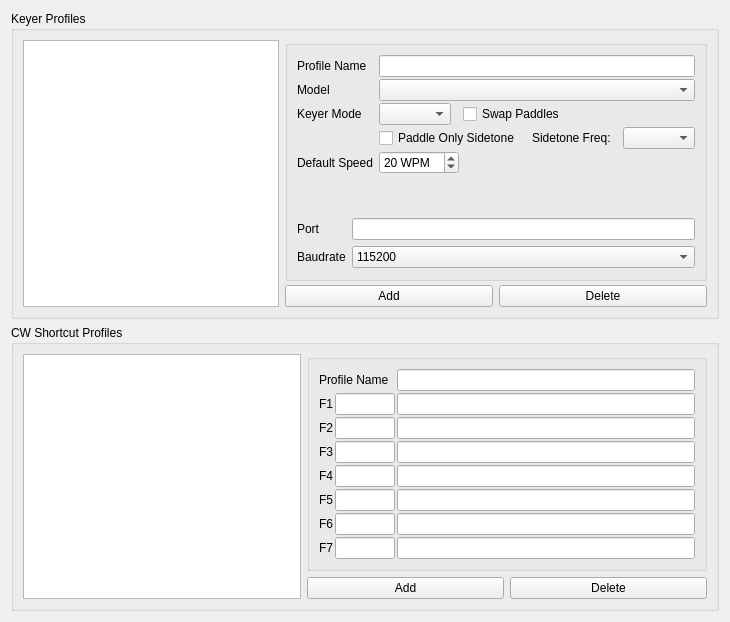
         <widget class="QWidget" name="cwTab">
          <attribute name="title">
           <string>CW Keyers</string>
          </attribute>
          <layout class="QVBoxLayout" name="verticalLayout_8">
           <item>
            <widget class="QGroupBox" name="cwProfileGroup">
             <property name="title">
              <string>Keyer Profiles</string>
             </property>
             <layout class="QGridLayout" name="gridLayout_8">
              <property name="horizontalSpacing">
               <number>6</number>
              </property>
              <property name="verticalSpacing">
               <number>2</number>
              </property>
              <item row="0" column="0" rowspan="3">
               <widget class="QListView" name="cwProfilesListView">
                <property name="focusPolicy">
                 <enum>Qt::NoFocus</enum>
                </property>
                <property name="contextMenuPolicy">
                 <enum>Qt::NoContextMenu</enum>
                </property>
                <property name="toolTip">
                 <string>List of all available CW Keyers</string>
                </property>
                <property name="editTriggers">
                 <set>QAbstractItemView::NoEditTriggers</set>
                </property>
               </widget>
              </item>
              <item row="0" column="1" colspan="2">
               <widget class="QGroupBox" name="cwProfileGroup_2">
                <property name="minimumSize">
                 <size>
                  <width>400</width>
                  <height>0</height>
                 </size>
                </property>
                <property name="title">
                 <string/>
                </property>
                <property name="flat">
                 <bool>false</bool>
                </property>
                <layout class="QFormLayout" name="formLayout_21">
                 <property name="verticalSpacing">
                  <number>2</number>
                 </property>
                 <item row="0" column="0">
                  <widget class="QLabel" name="cwProfileNameLabel">
                   <property name="text">
                    <string>Profile Name</string>
                   </property>
                  </widget>
                 </item>
                 <item row="0" column="1">
                  <widget class="QLineEdit" name="cwProfileNameEdit">
                   <property name="toolTip">
                    <string/>
                   </property>
                   <property name="maxLength">
                    <number>25</number>
                   </property>
                  </widget>
                 </item>
                 <item row="1" column="0">
                  <widget class="QLabel" name="cwModelLabel">
                   <property name="text">
                    <string>Model</string>
                   </property>
                  </widget>
                 </item>
                 <item row="1" column="1">
                  <widget class="QComboBox" name="cwModelSelect"/>
                 </item>
                 <item row="2" column="0">
                  <widget class="QLabel" name="cwKeyModeLabel">
                   <property name="text">
                    <string>Keyer Mode</string>
                   </property>
                  </widget>
                 </item>
                 <item row="2" column="1">
                  <layout class="QHBoxLayout" name="horizontalLayout_37">
                   <property name="spacing">
                    <number>12</number>
                   </property>
                   <item>
                    <widget class="QComboBox" name="cwKeyModeSelect">
                     <property name="sizePolicy">
                      <sizepolicy hsizetype="Maximum" vsizetype="Fixed">
                       <horstretch>0</horstretch>
                       <verstretch>0</verstretch>
                      </sizepolicy>
                     </property>
                    </widget>
                   </item>
                   <item>
                    <widget class="QCheckBox" name="cwSwapPaddlesCheckbox">
                     <property name="text">
                      <string>Swap Paddles</string>
                     </property>
                    </widget>
                   </item>
                  </layout>
                 </item>
                 <item row="3" column="1">
                  <layout class="QHBoxLayout" name="horizontalLayout_43">
                   <property name="spacing">
                    <number>12</number>
                   </property>
                   <item>
                    <widget class="QCheckBox" name="cwPaddleOnlySidetoneCheckbox">
                     <property name="text">
                      <string>Paddle Only Sidetone</string>
                     </property>
                    </widget>
                   </item>
                   <item>
                    <widget class="QLabel" name="cwSidetoneFreqLabel">
                     <property name="text">
                      <string>Sidetone Freq:</string>
                     </property>
                    </widget>
                   </item>
                   <item>
                    <widget class="QComboBox" name="cwSidetoneFreqCombo">
                     <property name="sizePolicy">
                      <sizepolicy hsizetype="Maximum" vsizetype="Fixed">
                       <horstretch>0</horstretch>
                       <verstretch>0</verstretch>
                      </sizepolicy>
                     </property>
                    </widget>
                   </item>
                  </layout>
                 </item>
                 <item row="4" column="0">
                  <widget class="QLabel" name="cwDefaultSpeedLabel">
                   <property name="text">
                    <string>Default Speed</string>
                   </property>
                  </widget>
                 </item>
                 <item row="4" column="1">
                  <widget class="QSpinBox" name="cwDefaulSpeed">
                   <property name="sizePolicy">
                    <sizepolicy hsizetype="Maximum" vsizetype="Fixed">
                     <horstretch>0</horstretch>
                     <verstretch>0</verstretch>
                    </sizepolicy>
                   </property>
                   <property name="specialValueText">
                    <string>N/A</string>
                   </property>
                   <property name="suffix">
                    <string> WPM</string>
                   </property>
                   <property name="minimum">
                    <number>0</number>
                   </property>
                   <property name="maximum">
                    <number>999</number>
                   </property>
                   <property name="value">
                    <number>20</number>
                   </property>
                  </widget>
                 </item>
                 <item row="5" column="1">
                  <spacer name="verticalSpacer_5">
                   <property name="orientation">
                    <enum>Qt::Vertical</enum>
                   </property>
                   <property name="sizeHint" stdset="0">
                    <size>
                     <width>20</width>
                     <height>40</height>
                    </size>
                   </property>
                  </spacer>
                 </item>
                 <item row="6" column="0" colspan="2">
                  <widget class="QStackedWidget" name="cwStackedWidget">
                   <property name="sizePolicy">
                    <sizepolicy hsizetype="Preferred" vsizetype="Preferred">
                     <horstretch>0</horstretch>
                     <verstretch>0</verstretch>
                    </sizepolicy>
                   </property>
                   <property name="frameShape">
                    <enum>QFrame::NoFrame</enum>
                   </property>
                   <property name="currentIndex">
                    <number>0</number>
                   </property>
                   <widget class="QWidget" name="cwSerialPage">
                    <layout class="QFormLayout" name="formLayout_22">
                     <property name="leftMargin">
                      <number>0</number>
                     </property>
                     <property name="topMargin">
                      <number>0</number>
                     </property>
                     <property name="rightMargin">
                      <number>0</number>
                     </property>
                     <property name="bottomMargin">
                      <number>0</number>
                     </property>
                     <item row="0" column="0">
                      <widget class="QLabel" name="cwPortLabel">
                       <property name="text">
                        <string>Port</string>
                       </property>
                      </widget>
                     </item>
                     <item row="0" column="1">
                      <widget class="SerialPortEditLine" name="cwPortEdit">
                       <property name="toolTip">
                        <string>Use COMxx for Window or path to COM port under Unix-like OS</string>
                       </property>
                      </widget>
                     </item>
                     <item row="1" column="0">
                      <widget class="QLabel" name="cwBaudLabel">
                       <property name="text">
                        <string>Baudrate</string>
                       </property>
                      </widget>
                     </item>
                     <item row="1" column="1">
                      <widget class="QComboBox" name="cwBaudSelect">
                       <item>
                        <property name="text">
                         <string>115200</string>
                        </property>
                       </item>
                       <item>
                        <property name="text">
                         <string>57600</string>
                        </property>
                       </item>
                       <item>
                        <property name="text">
                         <string>38400</string>
                        </property>
                       </item>
                       <item>
                        <property name="text">
                         <string>19200</string>
                        </property>
                       </item>
                       <item>
                        <property name="text">
                         <string>9600</string>
                        </property>
                       </item>
                       <item>
                        <property name="text">
                         <string>4800</string>
                        </property>
                       </item>
                       <item>
                        <property name="text">
                         <string>2400</string>
                        </property>
                       </item>
                       <item>
                        <property name="text">
                         <string>1200</string>
                        </property>
                       </item>
                      </widget>
                     </item>
                    </layout>
                   </widget>
                   <widget class="QWidget" name="cwNetworkPage">
                    <layout class="QFormLayout" name="formLayout_23">
                     <property name="leftMargin">
                      <number>0</number>
                     </property>
                     <property name="topMargin">
                      <number>0</number>
                     </property>
                     <property name="rightMargin">
                      <number>0</number>
                     </property>
                     <property name="bottomMargin">
                      <number>0</number>
                     </property>
                     <item row="0" column="0">
                      <widget class="QLabel" name="cwHostNameLabel">
                       <property name="text">
                        <string>Host Name</string>
                       </property>
                      </widget>
                     </item>
                     <item row="0" column="1">
                      <widget class="QLineEdit" name="cwHostNameEdit"/>
                     </item>
                     <item row="1" column="0">
                      <widget class="QLabel" name="cwNetPortLabel">
                       <property name="text">
                        <string>Port</string>
                       </property>
                      </widget>
                     </item>
                     <item row="1" column="1">
                      <widget class="QSpinBox" name="cwNetPortSpin">
                       <property name="toolTip">
                        <string>HamLib does not support to change a destination port.</string>
                       </property>
                       <property name="minimum">
                        <number>1024</number>
                       </property>
                       <property name="maximum">
                        <number>65535</number>
                       </property>
                       <property name="value">
                        <number>6789</number>
                       </property>
                      </widget>
                     </item>
                    </layout>
                   </widget>
                  </widget>
                 </item>
                </layout>
               </widget>
              </item>
              <item row="2" column="1">
               <widget class="QPushButton" name="cwAddProfileButton">
                <property name="text">
                 <string>Add</string>
                </property>
               </widget>
              </item>
              <item row="2" column="2">
               <widget class="QPushButton" name="cwDelProfileButton">
                <property name="text">
                 <string>Delete</string>
                </property>
               </widget>
              </item>
             </layout>
            </widget>
           </item>
           <item>
            <widget class="QGroupBox" name="cwShortcutProfileGroup">
             <property name="title">
              <string>CW Shortcut Profiles</string>
             </property>
             <layout class="QGridLayout" name="gridLayout_9" rowstretch="0,0" columnstretch="0,0,0,0,0,0">
              <item row="1" column="4">
               <widget class="QPushButton" name="cwShortcutAddProfileButton">
                <property name="text">
                 <string>Add</string>
                </property>
               </widget>
              </item>
              <item row="1" column="5">
               <widget class="QPushButton" name="cwShortcutDelProfileButton">
                <property name="text">
                 <string>Delete</string>
                </property>
               </widget>
              </item>
              <item row="0" column="0" rowspan="2" colspan="4">
               <widget class="QListView" name="cwShortcutListView">
                <property name="focusPolicy">
                 <enum>Qt::NoFocus</enum>
                </property>
                <property name="contextMenuPolicy">
                 <enum>Qt::NoContextMenu</enum>
                </property>
                <property name="toolTip">
                 <string>List of all available CW Shortcuts Profiles</string>
                </property>
                <property name="editTriggers">
                 <set>QAbstractItemView::NoEditTriggers</set>
                </property>
               </widget>
              </item>
              <item row="0" column="4" colspan="2">
               <widget class="QGroupBox" name="cwShortcutGroup">
                <property name="minimumSize">
                 <size>
                  <width>400</width>
                  <height>0</height>
                 </size>
                </property>
                <property name="title">
                 <string/>
                </property>
                <layout class="QFormLayout" name="formLayout_24">
                 <property name="horizontalSpacing">
                  <number>2</number>
                 </property>
                 <property name="verticalSpacing">
                  <number>2</number>
                 </property>
                 <item row="0" column="0">
                  <widget class="QLabel" name="cwShortcutProfileNameLabel">
                   <property name="text">
                    <string>Profile Name</string>
                   </property>
                  </widget>
                 </item>
                 <item row="0" column="1">
                  <widget class="QLineEdit" name="cwShortcutProfileNameEdit">
                   <property name="maxLength">
                    <number>25</number>
                   </property>
                  </widget>
                 </item>
                 <item row="1" column="0">
                  <layout class="QHBoxLayout" name="horizontalLayout_13">
                   <property name="rightMargin">
                    <number>0</number>
                   </property>
                   <property name="bottomMargin">
                    <number>0</number>
                   </property>
                   <item>
                    <widget class="QLabel" name="cwShortcutF1Label">
                     <property name="text">
                      <string>F1</string>
                     </property>
                    </widget>
                   </item>
                   <item>
                    <widget class="QLineEdit" name="cwShortcutF1ShortEdit">
                     <property name="sizePolicy">
                      <sizepolicy hsizetype="Maximum" vsizetype="Fixed">
                       <horstretch>0</horstretch>
                       <verstretch>0</verstretch>
                      </sizepolicy>
                     </property>
                     <property name="minimumSize">
                      <size>
                       <width>0</width>
                       <height>0</height>
                      </size>
                     </property>
                     <property name="maximumSize">
                      <size>
                       <width>60</width>
                       <height>16777215</height>
                      </size>
                     </property>
                     <property name="toolTip">
                      <string>Short Desciption of the Button (up to 7 chars)</string>
                     </property>
                     <property name="text">
                      <string/>
                     </property>
                     <property name="maxLength">
                      <number>7</number>
                     </property>
                     <property name="frame">
                      <bool>true</bool>
                     </property>
                    </widget>
                   </item>
                  </layout>
                 </item>
                 <item row="1" column="1">
                  <widget class="QLineEdit" name="cwShortcutF1MacroEdit">
                   <property name="toolTip">
                    <string>&lt;DXCALL&gt; = DX Callsign
&lt;NAME&gt; = DX Operator Name
&lt;RST&gt; = Report 599
&lt;RSTN&gt; = Report 5NN
&lt;GREETING&gt; = Greenting GM/GA/GE
&lt;QTH&gt; = QTH
&lt;MYCALL&gt; = My Callsign
&lt;MYNAME&gt; = My Name
&lt;MYQTH&gt; = My QTH
&lt;MYLOCATOR&gt; = My Gridsquare
&lt;MYGRID&gt; = My Gridsquare
&lt;MYSIG&gt; = My SIG
&lt;MYSIGINFO&gt; = My SIG Information
&lt;MYIOTA&gt; = My IOTA
&lt;MYSOTA&gt; = MY SOTA
&lt;MYWWFT&gt; = My WWFT
&lt;MYVUCC&gt; = MY VUCC
&lt;MYPWR&gt; = My Power in W
&lt;EXCHSTR&gt; = Contest Exchange Message
&lt;EXCHNR&gt; = Contest Exchange Serial Number
&lt;EXCHNRN&gt; = Contest Exchange Serial Number (9→N, 0→T)
&lt;+&gt; = Speed +5 WPM (&lt;++&gt; = +10 WPM, etc.)
&lt;-&gt; = Speed -5 WPM (&lt;--&gt; = -10 WPM, etc.)
</string>
                   </property>
                   <property name="inputMask">
                    <string/>
                   </property>
                  </widget>
                 </item>
                 <item row="2" column="0">
                  <layout class="QHBoxLayout" name="horizontalLayout_9">
                   <property name="rightMargin">
                    <number>0</number>
                   </property>
                   <property name="bottomMargin">
                    <number>0</number>
                   </property>
                   <item>
                    <widget class="QLabel" name="cwShortcutF2Label">
                     <property name="text">
                      <string>F2</string>
                     </property>
                    </widget>
                   </item>
                   <item>
                    <widget class="QLineEdit" name="cwShortcutF2ShortEdit">
                     <property name="sizePolicy">
                      <sizepolicy hsizetype="Maximum" vsizetype="Fixed">
                       <horstretch>0</horstretch>
                       <verstretch>0</verstretch>
                      </sizepolicy>
                     </property>
                     <property name="maximumSize">
                      <size>
                       <width>60</width>
                       <height>16777215</height>
                      </size>
                     </property>
                     <property name="toolTip">
                      <string>Short Desciption of the Button (up to 7 chars)</string>
                     </property>
                     <property name="maxLength">
                      <number>5</number>
                     </property>
                    </widget>
                   </item>
                  </layout>
                 </item>
                 <item row="2" column="1">
                  <widget class="QLineEdit" name="cwShortcutF2MacroEdit">
                   <property name="toolTip">
                    <string>&lt;DXCALL&gt; = DX Callsign
&lt;NAME&gt; = DX Operator Name
&lt;RST&gt; = Report 599
&lt;RSTN&gt; = Report 5NN
&lt;GREETING&gt; = Greenting GM/GA/GE
&lt;QTH&gt; = QTH
&lt;MYCALL&gt; = My Callsign
&lt;MYNAME&gt; = My Name
&lt;MYQTH&gt; = My QTH
&lt;MYLOCATOR&gt; = My Gridsquare
&lt;MYGRID&gt; = My Gridsquare
&lt;MYSIG&gt; = My SIG
&lt;MYSIGINFO&gt; = My SIG Information
&lt;MYIOTA&gt; = My IOTA
&lt;MYSOTA&gt; = MY SOTA
&lt;MYWWFT&gt; = My WWFT
&lt;MYVUCC&gt; = MY VUCC
&lt;MYPWR&gt; = My Power in W
&lt;EXCHSTR&gt; = Contest Exchange Message
&lt;EXCHNR&gt; = Contest Exchange Serial Number
&lt;EXCHNRN&gt; = Contest Exchange Serial Number (9→N, 0→T)
&lt;+&gt; = Speed +5 WPM (&lt;++&gt; = +10 WPM, etc.)
&lt;-&gt; = Speed -5 WPM (&lt;--&gt; = -10 WPM, etc.)
</string>
                   </property>
                  </widget>
                 </item>
                 <item row="3" column="1">
                  <widget class="QLineEdit" name="cwShortcutF3MacroEdit">
                   <property name="toolTip">
                    <string>&lt;DXCALL&gt; = DX Callsign
&lt;NAME&gt; = DX Operator Name
&lt;RST&gt; = Report 599
&lt;RSTN&gt; = Report 5NN
&lt;GREETING&gt; = Greenting GM/GA/GE
&lt;QTH&gt; = QTH
&lt;MYCALL&gt; = My Callsign
&lt;MYNAME&gt; = My Name
&lt;MYQTH&gt; = My QTH
&lt;MYLOCATOR&gt; = My Gridsquare
&lt;MYGRID&gt; = My Gridsquare
&lt;MYSIG&gt; = My SIG
&lt;MYSIGINFO&gt; = My SIG Information
&lt;MYIOTA&gt; = My IOTA
&lt;MYSOTA&gt; = MY SOTA
&lt;MYWWFT&gt; = My WWFT
&lt;MYVUCC&gt; = MY VUCC
&lt;MYPWR&gt; = My Power in W
&lt;EXCHSTR&gt; = Contest Exchange Message
&lt;EXCHNR&gt; = Contest Exchange Serial Number
&lt;EXCHNRN&gt; = Contest Exchange Serial Number (9→N, 0→T)
&lt;+&gt; = Speed +5 WPM (&lt;++&gt; = +10 WPM, etc.)
&lt;-&gt; = Speed -5 WPM (&lt;--&gt; = -10 WPM, etc.)
</string>
                   </property>
                  </widget>
                 </item>
                 <item row="4" column="1">
                  <widget class="QLineEdit" name="cwShortcutF4MacroEdit">
                   <property name="toolTip">
                    <string>&lt;DXCALL&gt; = DX Callsign
&lt;NAME&gt; = DX Operator Name
&lt;RST&gt; = Report 599
&lt;RSTN&gt; = Report 5NN
&lt;GREETING&gt; = Greenting GM/GA/GE
&lt;QTH&gt; = QTH
&lt;MYCALL&gt; = My Callsign
&lt;MYNAME&gt; = My Name
&lt;MYQTH&gt; = My QTH
&lt;MYLOCATOR&gt; = My Gridsquare
&lt;MYGRID&gt; = My Gridsquare
&lt;MYSIG&gt; = My SIG
&lt;MYSIGINFO&gt; = My SIG Information
&lt;MYIOTA&gt; = My IOTA
&lt;MYSOTA&gt; = MY SOTA
&lt;MYWWFT&gt; = My WWFT
&lt;MYVUCC&gt; = MY VUCC
&lt;MYPWR&gt; = My Power in W
&lt;EXCHSTR&gt; = Contest Exchange Message
&lt;EXCHNR&gt; = Contest Exchange Serial Number
&lt;EXCHNRN&gt; = Contest Exchange Serial Number (9→N, 0→T)
&lt;+&gt; = Speed +5 WPM (&lt;++&gt; = +10 WPM, etc.)
&lt;-&gt; = Speed -5 WPM (&lt;--&gt; = -10 WPM, etc.)
</string>
                   </property>
                  </widget>
                 </item>
                 <item row="5" column="1">
                  <widget class="QLineEdit" name="cwShortcutF5MacroEdit">
                   <property name="toolTip">
                    <string>&lt;DXCALL&gt; = DX Callsign
&lt;NAME&gt; = DX Operator Name
&lt;RST&gt; = Report 599
&lt;RSTN&gt; = Report 5NN
&lt;GREETING&gt; = Greenting GM/GA/GE
&lt;QTH&gt; = QTH
&lt;MYCALL&gt; = My Callsign
&lt;MYNAME&gt; = My Name
&lt;MYQTH&gt; = My QTH
&lt;MYLOCATOR&gt; = My Gridsquare
&lt;MYGRID&gt; = My Gridsquare
&lt;MYSIG&gt; = My SIG
&lt;MYSIGINFO&gt; = My SIG Information
&lt;MYIOTA&gt; = My IOTA
&lt;MYSOTA&gt; = MY SOTA
&lt;MYWWFT&gt; = My WWFT
&lt;MYVUCC&gt; = MY VUCC
&lt;MYPWR&gt; = My Power in W
&lt;EXCHSTR&gt; = Contest Exchange Message
&lt;EXCHNR&gt; = Contest Exchange Serial Number
&lt;EXCHNRN&gt; = Contest Exchange Serial Number (9→N, 0→T)
&lt;+&gt; = Speed +5 WPM (&lt;++&gt; = +10 WPM, etc.)
&lt;-&gt; = Speed -5 WPM (&lt;--&gt; = -10 WPM, etc.)
</string>
                   </property>
                  </widget>
                 </item>
                 <item row="6" column="1">
                  <widget class="QLineEdit" name="cwShortcutF6MacroEdit">
                   <property name="toolTip">
                    <string>&lt;DXCALL&gt; = DX Callsign
&lt;NAME&gt; = DX Operator Name
&lt;RST&gt; = Report 599
&lt;RSTN&gt; = Report 5NN
&lt;GREETING&gt; = Greenting GM/GA/GE
&lt;QTH&gt; = QTH
&lt;MYCALL&gt; = My Callsign
&lt;MYNAME&gt; = My Name
&lt;MYQTH&gt; = My QTH
&lt;MYLOCATOR&gt; = My Gridsquare
&lt;MYGRID&gt; = My Gridsquare
&lt;MYSIG&gt; = My SIG
&lt;MYSIGINFO&gt; = My SIG Information
&lt;MYIOTA&gt; = My IOTA
&lt;MYSOTA&gt; = MY SOTA
&lt;MYWWFT&gt; = My WWFT
&lt;MYVUCC&gt; = MY VUCC
&lt;MYPWR&gt; = My Power in W
&lt;EXCHSTR&gt; = Contest Exchange Message
&lt;EXCHNR&gt; = Contest Exchange Serial Number
&lt;EXCHNRN&gt; = Contest Exchange Serial Number (9→N, 0→T)
&lt;+&gt; = Speed +5 WPM (&lt;++&gt; = +10 WPM, etc.)
&lt;-&gt; = Speed -5 WPM (&lt;--&gt; = -10 WPM, etc.)
</string>
                   </property>
                  </widget>
                 </item>
                 <item row="7" column="1">
                  <widget class="QLineEdit" name="cwShortcutF7MacroEdit">
                   <property name="toolTip">
                    <string>&lt;DXCALL&gt; = DX Callsign
&lt;NAME&gt; = DX Operator Name
&lt;RST&gt; = Report 599
&lt;RSTN&gt; = Report 5NN
&lt;GREETING&gt; = Greenting GM/GA/GE
&lt;QTH&gt; = QTH
&lt;MYCALL&gt; = My Callsign
&lt;MYNAME&gt; = My Name
&lt;MYQTH&gt; = My QTH
&lt;MYLOCATOR&gt; = My Gridsquare
&lt;MYGRID&gt; = My Gridsquare
&lt;MYSIG&gt; = My SIG
&lt;MYSIGINFO&gt; = My SIG Information
&lt;MYIOTA&gt; = My IOTA
&lt;MYSOTA&gt; = MY SOTA
&lt;MYWWFT&gt; = My WWFT
&lt;MYVUCC&gt; = MY VUCC
&lt;MYPWR&gt; = My Power in W
&lt;EXCHSTR&gt; = Contest Exchange Message
&lt;EXCHNR&gt; = Contest Exchange Serial Number
&lt;EXCHNRN&gt; = Contest Exchange Serial Number (9→N, 0→T)
&lt;+&gt; = Speed +5 WPM (&lt;++&gt; = +10 WPM, etc.)
&lt;-&gt; = Speed -5 WPM (&lt;--&gt; = -10 WPM, etc.)
</string>
                   </property>
                  </widget>
                 </item>
                 <item row="3" column="0">
                  <layout class="QHBoxLayout" name="horizontalLayout_19">
                   <property name="rightMargin">
                    <number>0</number>
                   </property>
                   <property name="bottomMargin">
                    <number>0</number>
                   </property>
                   <item>
                    <widget class="QLabel" name="cwShortcutF3Label">
                     <property name="text">
                      <string>F3</string>
                     </property>
                    </widget>
                   </item>
                   <item>
                    <widget class="QLineEdit" name="cwShortcutF3ShortEdit">
                     <property name="maximumSize">
                      <size>
                       <width>60</width>
                       <height>16777215</height>
                      </size>
                     </property>
                     <property name="toolTip">
                      <string>Short Desciption of the Button (up to 7 chars)</string>
                     </property>
                     <property name="maxLength">
                      <number>5</number>
                     </property>
                    </widget>
                   </item>
                  </layout>
                 </item>
                 <item row="4" column="0">
                  <layout class="QHBoxLayout" name="horizontalLayout_20">
                   <property name="rightMargin">
                    <number>0</number>
                   </property>
                   <property name="bottomMargin">
                    <number>0</number>
                   </property>
                   <item>
                    <widget class="QLabel" name="cwShortcutF4Label">
                     <property name="text">
                      <string>F4</string>
                     </property>
                    </widget>
                   </item>
                   <item>
                    <widget class="QLineEdit" name="cwShortcutF4ShortEdit">
                     <property name="maximumSize">
                      <size>
                       <width>60</width>
                       <height>16777215</height>
                      </size>
                     </property>
                     <property name="toolTip">
                      <string>Short Desciption of the Button (up to 7 chars)</string>
                     </property>
                     <property name="maxLength">
                      <number>5</number>
                     </property>
                    </widget>
                   </item>
                  </layout>
                 </item>
                 <item row="5" column="0">
                  <layout class="QHBoxLayout" name="horizontalLayout_21">
                   <property name="rightMargin">
                    <number>0</number>
                   </property>
                   <property name="bottomMargin">
                    <number>0</number>
                   </property>
                   <item>
                    <widget class="QLabel" name="cwShortcutF5Label">
                     <property name="text">
                      <string>F5</string>
                     </property>
                    </widget>
                   </item>
                   <item>
                    <widget class="QLineEdit" name="cwShortcutF5ShortEdit">
                     <property name="maximumSize">
                      <size>
                       <width>60</width>
                       <height>16777215</height>
                      </size>
                     </property>
                     <property name="toolTip">
                      <string>Short Desciption of the Button (up to 7 chars)</string>
                     </property>
                     <property name="maxLength">
                      <number>5</number>
                     </property>
                    </widget>
                   </item>
                  </layout>
                 </item>
                 <item row="6" column="0">
                  <layout class="QHBoxLayout" name="horizontalLayout_22">
                   <property name="rightMargin">
                    <number>0</number>
                   </property>
                   <property name="bottomMargin">
                    <number>0</number>
                   </property>
                   <item>
                    <widget class="QLabel" name="cwShortcutF6Label">
                     <property name="text">
                      <string>F6</string>
                     </property>
                    </widget>
                   </item>
                   <item>
                    <widget class="QLineEdit" name="cwShortcutF6ShortEdit">
                     <property name="maximumSize">
                      <size>
                       <width>60</width>
                       <height>16777215</height>
                      </size>
                     </property>
                     <property name="toolTip">
                      <string>Short Desciption of the Button (up to 7 chars)</string>
                     </property>
                     <property name="maxLength">
                      <number>5</number>
                     </property>
                    </widget>
                   </item>
                  </layout>
                 </item>
                 <item row="7" column="0">
                  <layout class="QHBoxLayout" name="horizontalLayout_23">
                   <property name="rightMargin">
                    <number>0</number>
                   </property>
                   <property name="bottomMargin">
                    <number>0</number>
                   </property>
                   <item>
                    <widget class="QLabel" name="cwShortcutF7Label">
                     <property name="text">
                      <string>F7</string>
                     </property>
                    </widget>
                   </item>
                   <item>
                    <widget class="QLineEdit" name="cwShortcutF7ShortEdit">
                     <property name="maximumSize">
                      <size>
                       <width>60</width>
                       <height>16777215</height>
                      </size>
                     </property>
                     <property name="toolTip">
                      <string>Short Desciption of the Button (up to 7 chars)</string>
                     </property>
                     <property name="maxLength">
                      <number>5</number>
                     </property>
                    </widget>
                   </item>
                  </layout>
                 </item>
                </layout>
               </widget>
              </item>
             </layout>
            </widget>
           </item>
          </layout>
         </widget>
